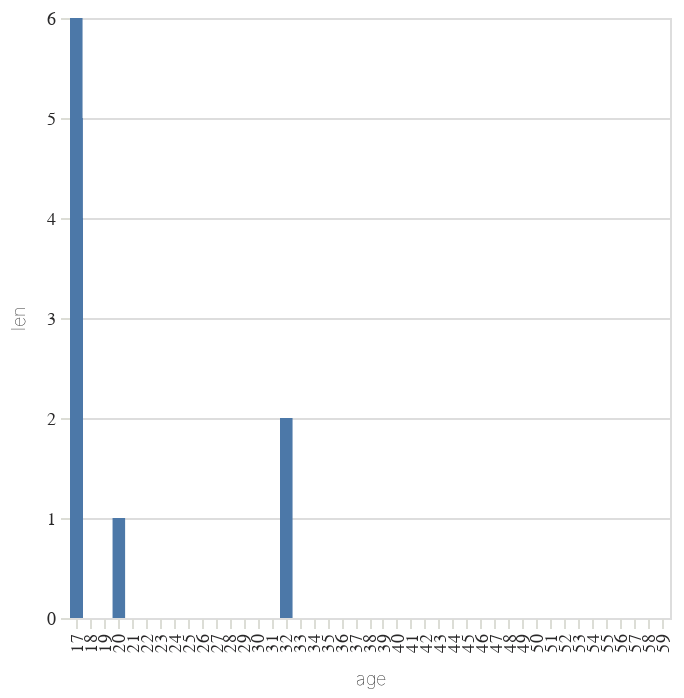

Write notebook code for a chart like this one.
### Code cell
alt.Chart(
    drivers.with_columns(pl.col('age')).filter(pl.col('year').is_between(1950,1969)).group_by('age').len().to_pandas(),
    width=300
).mark_bar().encode(
    alt.X("age:N", scale=alt.Scale(domain=[x for x in range(17,60)])),
    alt.Y("len:Q")
)

### Figure 1 — Vega-Lite specification as saved in the notebook (floating-point values rounded to 4 significant figures; data arrays with more than 128 entries replaced by an {"elided": "..."} marker saying what was removed)
{"config": {"title": {"font": "Noticia Text", "fontSize": 11.5, "anchor": "start", "lineHeight": 19, "fontWeight": "bolder", "subtitleFont": "Noticia Text", "subtitleFontSize": 10, "subtitleLineHeight": 15, "subtitlePadding": 10, "dy": -10, "color": "#292829", "subtitleColor": "#292829"}, "axis": {"labelFont": "Asap", "titleFont": "Asap", "fontWeight": "lighter", "titleFontWeight": "lighter", "labelFontSize": 9, "titleFontSize": 9, "labelPadding": 2, "titlePadding": 9, "domainOpacity": 0, "tickColor": "#DCDDD6", "labelColor": "#292829"}, "legend": {"labelFont": "Asap", "labelFontWeight": "normal", "titleFont": "Asap", "titleFontWeight": "normal", "labelFontSize": 9, "titleFontSize": 9, "labelColor": "#292829"}}, "data": {"name": "data-52241e2428fbbc1197358273b37bdc9c"}, "mark": {"type": "bar"}, "encoding": {"x": {"field": "age", "scale": {"domain": [17, 18, 19, 20, 21, 22, 23, 24, 25, 26, 27, 28, 29, 30, 31, 32, 33, 34, 35, 36, 37, 38, 39, 40, 41, 42, 43, 44, 45, 46, 47, 48, 49, 50, 51, 52, 53, 54, 55, 56, 57, 58, 59]}, "type": "nominal"}, "y": {"field": "len", "type": "quantitative"}}, "width": 300, "$schema": "https://vega.github.io/schema/vega-lite/v5.8.0.json", "datasets": {"data-52241e2428fbbc1197358273b37bdc9c": {"elided": "3170 records"}}}
